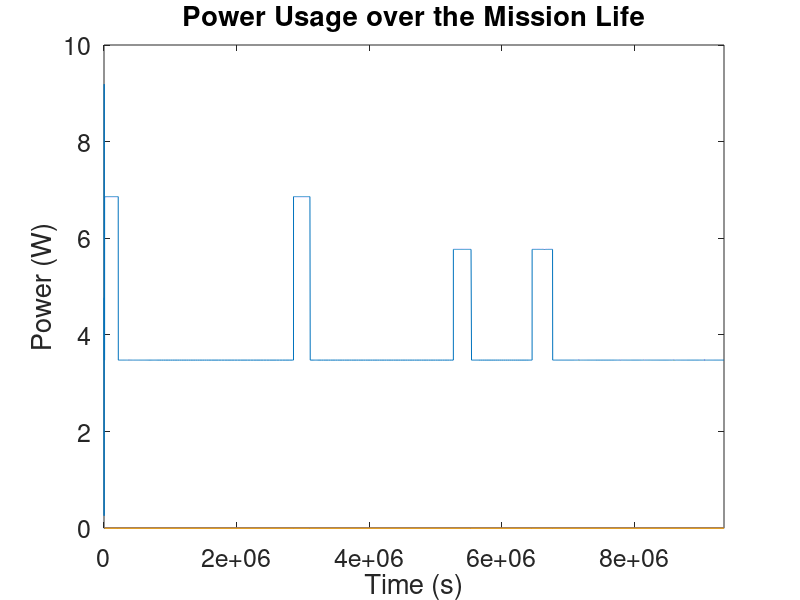

This figure's MATLAB source: (Note: this script raises an error after producing the figure.)
function powerBudget()
%This function calculates the power drain and compares it to the power
%generated in order to determine the state of charge of the battery over
%the mission lifetime
clear all
close all
clc

%Set defaults for all the graphs
set(0,'DefaultAxesFontSize',18,'DefaultTextFontSize',18)

%Load the mission data
S = load('BallisticLunarTraj');
%Define the useful parameters from this data
tarray = S.tarray
indicearray = S.indicearray;
t = S.timespans2;

%Find the time stamps of the different modes
stages = zeros(length(t),1);
stages(1) = t(1);
for ii = 2:length(t)
    stages(ii) = stages(ii-1) + t(ii);
end

%The time between each maneuver
dtPulse = [5400 5697 6447 7411];

%Number of divisions of data
n = length(tarray);

%Find the change in time between steps
for i = 1:n-1
    dt(i) = tarray(i+1)-tarray(i);
end

dt = [dt dt(end)];

%Define Power Modes
postSep = 1;
init = 2;
downlink = 3;
reorient = 4;
elect = 5;
cruise = 6;
fire = 7;
seq = 8; %Fire, electrolyze, reorient sequence

%% THIS SECTION NEEDS TO BE CHANGED %%

%This is the expected maximum duration of each mode in seconds.  These 
%values should be updated as new estimates become available
modeDur = [60 2760 60 300 5097 1 3];

%This vector is the expected power draw at each mode.  These values should
%be updated as the power budget gets finalized.
powerDraw(1:7) = [4.77 
                    0.26 
                    9.19 
                    4.34 
                    8.15
                    3.48 
                    1.68]';
       
powerDraw(8) = (powerDraw(elect)*modeDur(elect) + ...
    powerDraw(reorient)*modeDur(reorient) + ...
    powerDraw(fire)*modeDur(fire))/...
    (modeDur(elect) + modeDur(fire) + modeDur(reorient));
powerDraw(9) = (7.38*5697 + ...
    powerDraw(reorient)*modeDur(reorient) + ...
    powerDraw(fire)*modeDur(fire))/...
    (5697 + modeDur(fire) + modeDur(reorient));
powerDraw(10) = (6.99*6049 + ...
    powerDraw(reorient)*modeDur(reorient) + ...
    powerDraw(fire)*modeDur(fire))/...
    (6049 + modeDur(fire) + modeDur(reorient));
powerDraw(11) = (5.83*7411 + ...
    powerDraw(reorient)*modeDur(reorient) + ...
    powerDraw(fire)*modeDur(fire))/...
    (7411 + modeDur(fire) + modeDur(reorient));

%% Find the power usage at each time step from the power modes

%Initialize the vector that defines the power mode at each time step
powerMode = zeros(n,1);

%Determined the power mode at each time step
for i=1:n
    if tarray(i) <= modeDur(1)
        powerMode(i) = postSep;
    elseif tarray(i) <= (modeDur(1) + modeDur(2))
        powerMode(i) = init;
    elseif tarray(i) <= (modeDur(1) + modeDur(2) + modeDur(3))
        powerMode(i) = downlink;
    elseif tarray(i) <= (modeDur(1) + modeDur(2) + modeDur(3) + modeDur(4))
        powerMode(i) = reorient;
    elseif ~isempty(find(tarray(indicearray) == tarray(i)))
        if tarray(i) < 2e6
            powerMode(i) = 10;
            time = tarray(i);
            k = 1;
            while tarray(i+k) <= time+dtPulse(3)
                powerMode(i+k) = 10;
                k=k+1;
            end
        elseif tarray(i) < 4e6
            powerMode(i) = 10;
            time = tarray(i);
            k = 1;
            while tarray(i+k) <= time+dtPulse(3)
                powerMode(i+k) = 10;
                k=k+1;
            end
        else
            powerMode(i) = 11;
            time = tarray(i);
            k = 1;
            while tarray(i+k) <= time+dtPulse(4)
                powerMode(i+k) = 11;
                k=k+1;
            end
        end
    end
end

%If the satellite isn't defined in one of the modes above, it is cruising
powerMode(powerMode==0) = 6;

%Define the associated power draw expected at each time step now that the
%modes have been determined for each time step
for i = 1:n
    powerUsage(i) = powerDraw(powerMode(i));
end

%Random vector to plot the stages on the graphs
Y = zeros(length(stages));

% Plot the power used over the mission lifetime, and indicate the different
% stages of the satellite mission
figure
plot(tarray,powerUsage,stages,Y)
title('Power Usage over the Mission Life')
xlabel('Time (s)')
ylabel('Power (W)')
axis([0 tarray(end) 0 10])

%Call the powerCalc function to determine the power generated by the solar
%panels at each time step
powerIn = powerCalc;

%The net power at each step is the power generated minus the power used
netPower = powerIn' - powerUsage;

%% THIS SECTION TO BE CHANGED %%

%The minimum battery capacity.  If the battery design changes, this value
%needs to be updated.
minBatCap = 207792; %[Ws]

%% Battery State Calculations
%Initalize the state of the battery charge vector
batCharge = zeros(n,1);

%Start with the battery fully charged
batCharge(1) = minBatCap;

%The battery charge at every step is the minimum between the previous state
%of the battery plus the net power over the previous time step, or the
%minimum battery capacity which is the battery fully charged
for i = 2:n
    batCharge(i) = min(minBatCap,(batCharge(i-1) + netPower(i)*dt(i)));
end

%The percentage of the battery that is charged
batCharge = batCharge/minBatCap*100;

%Plot the net power over the mission lifetime
figure
plot(tarray,netPower,stages,Y,'x-','MarkerSize',10)
title('Net Power over the Mission Life')
xlabel('Time (s)')
ylabel('Power (W)')
axis([0 tarray(end) -2 4])
whitebg('k')

%Plot the state of the battery charge over the mission lifetime
figure
plot(tarray,batCharge)
title('State of Battery Charge over the Mission Life')
xlabel('Time (s)')
ylabel('Percent Charge (%)')
axis([0 tarray(end) 0 100])
whitebg('k')


end